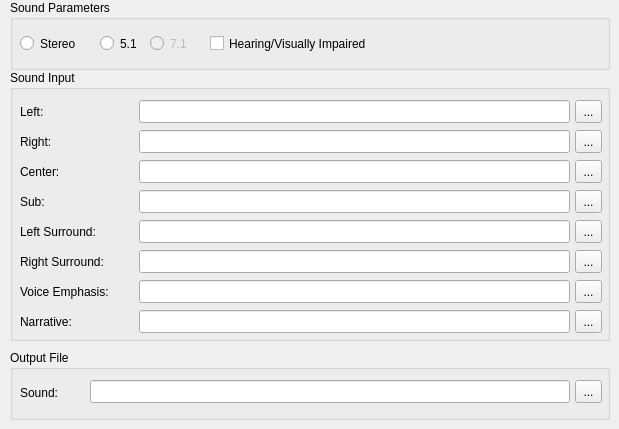
          <widget class="QWidget" name="page_2">
           <widget class="QGroupBox" name="inputSGroupBox">
            <property name="geometry">
             <rect>
              <x>10</x>
              <y>70</y>
              <width>600</width>
              <height>271</height>
             </rect>
            </property>
            <property name="title">
             <string>Sound Input</string>
            </property>
            <widget class="QLabel" name="aLeftLabel">
             <property name="geometry">
              <rect>
               <x>10</x>
               <y>30</y>
               <width>62</width>
               <height>23</height>
              </rect>
             </property>
             <property name="text">
              <string>Left:</string>
             </property>
            </widget>
            <widget class="QLineEdit" name="aLeftEdit">
             <property name="geometry">
              <rect>
               <x>129</x>
               <y>30</y>
               <width>431</width>
               <height>23</height>
              </rect>
             </property>
             <property name="readOnly">
              <bool>true</bool>
             </property>
            </widget>
            <widget class="QLabel" name="aCenterLabel">
             <property name="geometry">
              <rect>
               <x>10</x>
               <y>90</y>
               <width>62</width>
               <height>23</height>
              </rect>
             </property>
             <property name="text">
              <string>Center:</string>
             </property>
            </widget>
            <widget class="QLabel" name="aRightLabel">
             <property name="geometry">
              <rect>
               <x>10</x>
               <y>60</y>
               <width>41</width>
               <height>23</height>
              </rect>
             </property>
             <property name="text">
              <string>Right:</string>
             </property>
            </widget>
            <widget class="QLineEdit" name="aSubEdit">
             <property name="geometry">
              <rect>
               <x>129</x>
               <y>120</y>
               <width>431</width>
               <height>23</height>
              </rect>
             </property>
             <property name="readOnly">
              <bool>true</bool>
             </property>
            </widget>
            <widget class="QToolButton" name="aLeftButton">
             <property name="geometry">
              <rect>
               <x>565</x>
               <y>30</y>
               <width>27</width>
               <height>23</height>
              </rect>
             </property>
             <property name="sizePolicy">
              <sizepolicy hsizetype="Fixed" vsizetype="Fixed">
               <horstretch>27</horstretch>
               <verstretch>25</verstretch>
              </sizepolicy>
             </property>
             <property name="text">
              <string>...</string>
             </property>
            </widget>
            <widget class="QLineEdit" name="aRightEdit">
             <property name="geometry">
              <rect>
               <x>129</x>
               <y>60</y>
               <width>431</width>
               <height>23</height>
              </rect>
             </property>
             <property name="readOnly">
              <bool>true</bool>
             </property>
            </widget>
            <widget class="QLabel" name="aSubLabel">
             <property name="geometry">
              <rect>
               <x>10</x>
               <y>120</y>
               <width>31</width>
               <height>23</height>
              </rect>
             </property>
             <property name="text">
              <string>Sub:</string>
             </property>
            </widget>
            <widget class="QLineEdit" name="aCenterEdit">
             <property name="geometry">
              <rect>
               <x>129</x>
               <y>90</y>
               <width>431</width>
               <height>23</height>
              </rect>
             </property>
             <property name="readOnly">
              <bool>true</bool>
             </property>
            </widget>
            <widget class="QLineEdit" name="aLeftSEdit">
             <property name="geometry">
              <rect>
               <x>129</x>
               <y>150</y>
               <width>431</width>
               <height>23</height>
              </rect>
             </property>
             <property name="readOnly">
              <bool>true</bool>
             </property>
            </widget>
            <widget class="QLineEdit" name="aRightSEdit">
             <property name="geometry">
              <rect>
               <x>129</x>
               <y>180</y>
               <width>431</width>
               <height>23</height>
              </rect>
             </property>
             <property name="readOnly">
              <bool>true</bool>
             </property>
            </widget>
            <widget class="QToolButton" name="aRightButton">
             <property name="geometry">
              <rect>
               <x>565</x>
               <y>60</y>
               <width>27</width>
               <height>23</height>
              </rect>
             </property>
             <property name="sizePolicy">
              <sizepolicy hsizetype="Fixed" vsizetype="Fixed">
               <horstretch>27</horstretch>
               <verstretch>25</verstretch>
              </sizepolicy>
             </property>
             <property name="text">
              <string>...</string>
             </property>
            </widget>
            <widget class="QToolButton" name="aCenterButton">
             <property name="geometry">
              <rect>
               <x>565</x>
               <y>90</y>
               <width>27</width>
               <height>23</height>
              </rect>
             </property>
             <property name="sizePolicy">
              <sizepolicy hsizetype="Fixed" vsizetype="Fixed">
               <horstretch>27</horstretch>
               <verstretch>25</verstretch>
              </sizepolicy>
             </property>
             <property name="text">
              <string>...</string>
             </property>
            </widget>
            <widget class="QToolButton" name="aSubButton">
             <property name="geometry">
              <rect>
               <x>565</x>
               <y>120</y>
               <width>27</width>
               <height>23</height>
              </rect>
             </property>
             <property name="sizePolicy">
              <sizepolicy hsizetype="Fixed" vsizetype="Fixed">
               <horstretch>27</horstretch>
               <verstretch>25</verstretch>
              </sizepolicy>
             </property>
             <property name="text">
              <string>...</string>
             </property>
            </widget>
            <widget class="QToolButton" name="aLeftSButton">
             <property name="geometry">
              <rect>
               <x>565</x>
               <y>150</y>
               <width>27</width>
               <height>23</height>
              </rect>
             </property>
             <property name="sizePolicy">
              <sizepolicy hsizetype="Fixed" vsizetype="Fixed">
               <horstretch>27</horstretch>
               <verstretch>25</verstretch>
              </sizepolicy>
             </property>
             <property name="text">
              <string>...</string>
             </property>
            </widget>
            <widget class="QToolButton" name="aRightSButton">
             <property name="geometry">
              <rect>
               <x>565</x>
               <y>180</y>
               <width>27</width>
               <height>23</height>
              </rect>
             </property>
             <property name="sizePolicy">
              <sizepolicy hsizetype="Fixed" vsizetype="Fixed">
               <horstretch>27</horstretch>
               <verstretch>25</verstretch>
              </sizepolicy>
             </property>
             <property name="text">
              <string>...</string>
             </property>
            </widget>
            <widget class="QLabel" name="aLeftSLabel">
             <property name="geometry">
              <rect>
               <x>10</x>
               <y>150</y>
               <width>101</width>
               <height>23</height>
              </rect>
             </property>
             <property name="text">
              <string>Left Surround:</string>
             </property>
             <property name="alignment">
              <set>Qt::AlignLeading|Qt::AlignLeft|Qt::AlignVCenter</set>
             </property>
            </widget>
            <widget class="QLabel" name="aRightSLabel">
             <property name="geometry">
              <rect>
               <x>10</x>
               <y>180</y>
               <width>111</width>
               <height>23</height>
              </rect>
             </property>
             <property name="text">
              <string>Right Surround:</string>
             </property>
             <property name="alignment">
              <set>Qt::AlignLeading|Qt::AlignLeft|Qt::AlignVCenter</set>
             </property>
            </widget>
            <widget class="QLineEdit" name="aVIEdit">
             <property name="geometry">
              <rect>
               <x>129</x>
               <y>240</y>
               <width>431</width>
               <height>23</height>
              </rect>
             </property>
             <property name="readOnly">
              <bool>true</bool>
             </property>
            </widget>
            <widget class="QToolButton" name="aVIButton">
             <property name="geometry">
              <rect>
               <x>565</x>
               <y>240</y>
               <width>27</width>
               <height>23</height>
              </rect>
             </property>
             <property name="sizePolicy">
              <sizepolicy hsizetype="Fixed" vsizetype="Fixed">
               <horstretch>27</horstretch>
               <verstretch>25</verstretch>
              </sizepolicy>
             </property>
             <property name="text">
              <string>...</string>
             </property>
            </widget>
            <widget class="QLabel" name="aVILabel">
             <property name="geometry">
              <rect>
               <x>10</x>
               <y>240</y>
               <width>111</width>
               <height>23</height>
              </rect>
             </property>
             <property name="text">
              <string>Narrative:</string>
             </property>
             <property name="alignment">
              <set>Qt::AlignLeading|Qt::AlignLeft|Qt::AlignVCenter</set>
             </property>
            </widget>
            <widget class="QLabel" name="aHILabel">
             <property name="geometry">
              <rect>
               <x>10</x>
               <y>210</y>
               <width>111</width>
               <height>23</height>
              </rect>
             </property>
             <property name="text">
              <string>Voice Emphasis:</string>
             </property>
             <property name="alignment">
              <set>Qt::AlignLeading|Qt::AlignLeft|Qt::AlignVCenter</set>
             </property>
            </widget>
            <widget class="QLineEdit" name="aHIEdit">
             <property name="geometry">
              <rect>
               <x>129</x>
               <y>210</y>
               <width>431</width>
               <height>23</height>
              </rect>
             </property>
             <property name="readOnly">
              <bool>true</bool>
             </property>
            </widget>
            <widget class="QToolButton" name="aHIButton">
             <property name="geometry">
              <rect>
               <x>565</x>
               <y>210</y>
               <width>27</width>
               <height>23</height>
              </rect>
             </property>
             <property name="sizePolicy">
              <sizepolicy hsizetype="Fixed" vsizetype="Fixed">
               <horstretch>27</horstretch>
               <verstretch>25</verstretch>
              </sizepolicy>
             </property>
             <property name="text">
              <string>...</string>
             </property>
            </widget>
           </widget>
           <widget class="QGroupBox" name="amxfOutGroupBox">
            <property name="geometry">
             <rect>
              <x>10</x>
              <y>350</y>
              <width>600</width>
              <height>70</height>
             </rect>
            </property>
            <property name="title">
             <string>Output File</string>
            </property>
            <widget class="QLabel" name="aMxfOutLabel">
             <property name="geometry">
              <rect>
               <x>10</x>
               <y>30</y>
               <width>60</width>
               <height>25</height>
              </rect>
             </property>
             <property name="sizePolicy">
              <sizepolicy hsizetype="Preferred" vsizetype="Fixed">
               <horstretch>0</horstretch>
               <verstretch>25</verstretch>
              </sizepolicy>
             </property>
             <property name="minimumSize">
              <size>
               <width>0</width>
               <height>25</height>
              </size>
             </property>
             <property name="text">
              <string>Sound:</string>
             </property>
            </widget>
            <widget class="QToolButton" name="aMxfOutButton">
             <property name="geometry">
              <rect>
               <x>565</x>
               <y>30</y>
               <width>27</width>
               <height>23</height>
              </rect>
             </property>
             <property name="sizePolicy">
              <sizepolicy hsizetype="Fixed" vsizetype="Fixed">
               <horstretch>27</horstretch>
               <verstretch>25</verstretch>
              </sizepolicy>
             </property>
             <property name="text">
              <string>...</string>
             </property>
            </widget>
            <widget class="QLineEdit" name="aMxfOutEdit">
             <property name="geometry">
              <rect>
               <x>80</x>
               <y>30</y>
               <width>480</width>
               <height>23</height>
              </rect>
             </property>
             <property name="sizePolicy">
              <sizepolicy hsizetype="Expanding" vsizetype="Fixed">
               <horstretch>0</horstretch>
               <verstretch>25</verstretch>
              </sizepolicy>
             </property>
             <property name="readOnly">
              <bool>true</bool>
             </property>
            </widget>
           </widget>
           <widget class="QGroupBox" name="groupBox">
            <property name="geometry">
             <rect>
              <x>10</x>
              <y>0</y>
              <width>600</width>
              <height>70</height>
             </rect>
            </property>
            <property name="title">
             <string>Sound Parameters</string>
            </property>
            <widget class="QRadioButton" name="mxfSoundRadio2">
             <property name="geometry">
              <rect>
               <x>10</x>
               <y>30</y>
               <width>71</width>
               <height>27</height>
              </rect>
             </property>
             <property name="text">
              <string>Stereo</string>
             </property>
            </widget>
            <widget class="QRadioButton" name="mxfSoundRadio7">
             <property name="enabled">
              <bool>false</bool>
             </property>
             <property name="geometry">
              <rect>
               <x>140</x>
               <y>30</y>
               <width>51</width>
               <height>27</height>
              </rect>
             </property>
             <property name="text">
              <string>7.1</string>
             </property>
            </widget>
            <widget class="QRadioButton" name="mxfSoundRadio5">
             <property name="geometry">
              <rect>
               <x>90</x>
               <y>30</y>
               <width>51</width>
               <height>27</height>
              </rect>
             </property>
             <property name="text">
              <string>5.1</string>
             </property>
            </widget>
            <widget class="QCheckBox" name="mxfHVCheckBox">
             <property name="geometry">
              <rect>
               <x>200</x>
               <y>30</y>
               <width>201</width>
               <height>27</height>
              </rect>
             </property>
             <property name="text">
              <string>Hearing/Visually Impaired</string>
             </property>
            </widget>
           </widget>
          </widget>
